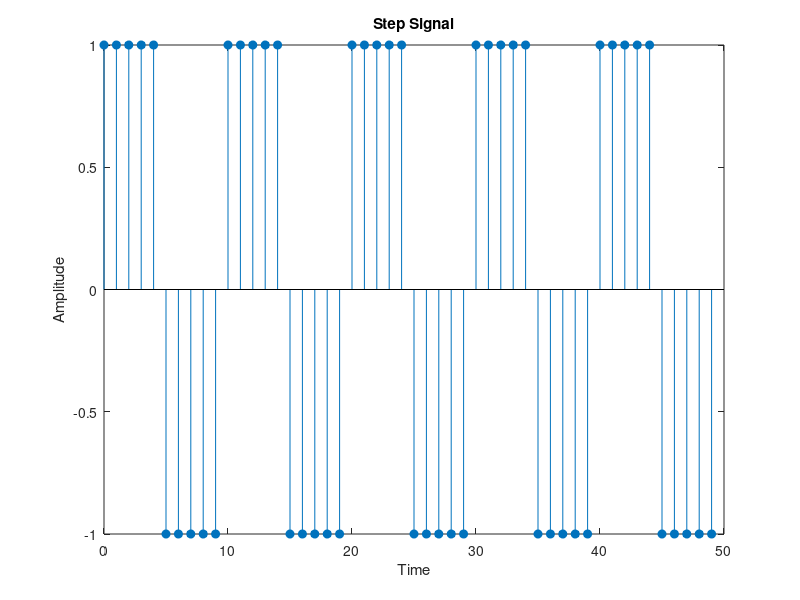

The MATLAB script that drew this image:
N=50;
n=0:N-1;
f=0.1;
x=square(2*pi*f*n);
stem(n,x,'filled');
xlabel("Time");
ylabel("Amplitude");
title("Step Signal");
